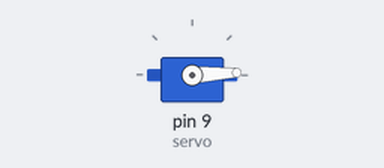
This sketch was run on a simulated Arduino Uno, built with avr-gcc and run on an emulated ATmega328P. Shown: servo.

Above: at 0.05 s.
At 1.8 s:
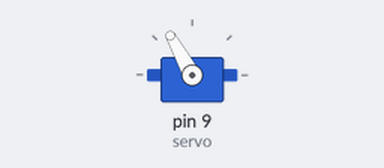
At 3.6 s:
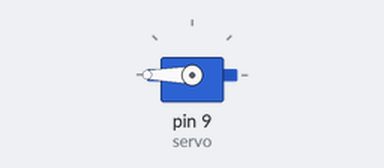
At 7.15 s:
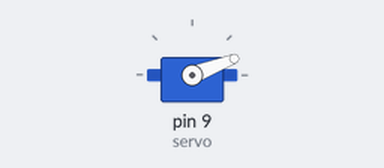
Timing chart, 0 to 9.7 s (numbered marks = the images above):
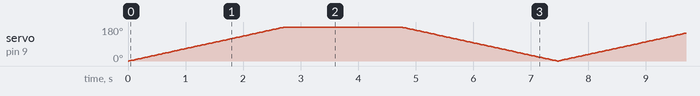

The sketch:

Semana4_Desafio3.ino
```cpp
#include <Servo.h>

int servo = 9;
Servo s;
int pos;

void setup ()
{
  s.attach(servo);
  Serial.begin(9600);
  s.write(0);
}

void loop()
{
  for(pos = 0; pos <= 180; pos++)
  {
    s.write(pos);
  	delay(15);
  }

delay(2000);

  for(pos = 180; pos >= 0; pos--)
  {
    s.write(pos);
    delay(15);
  }
}
```
